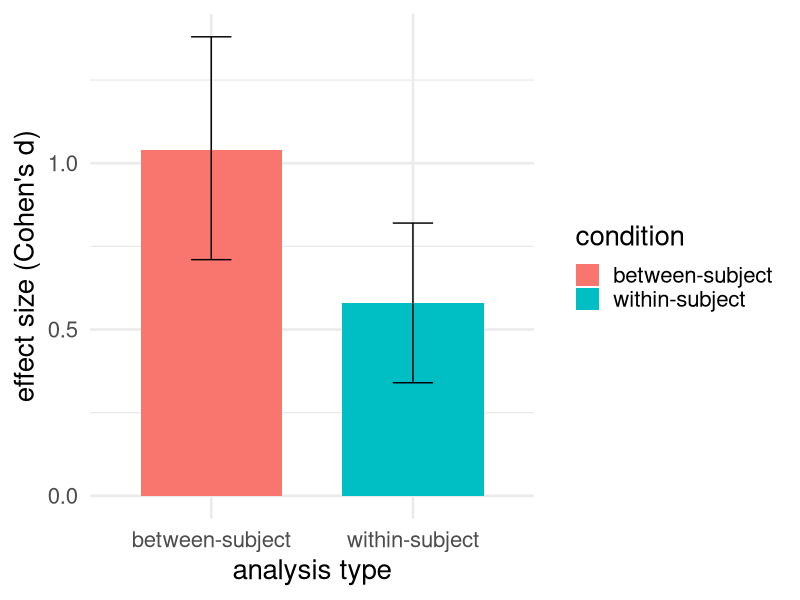

Reproduce this figure in R.
## ---- chunk 1
library(ggplot2)

# Data
data <- data.frame(
    condition = factor(c("between-subject", "within-subject"), levels = c("between-subject", "within-subject")),
    eSize_M = c(1.04, 0.58),
    eSize_lo = c(0.71, 0.34),
    eSize_up = c(1.38, 0.82)
    )

# ggplot2 barplot
ggplot(data, aes(x = condition, y = eSize_M, fill = condition)) +
  geom_col(width = 0.7, position = position_dodge(width = 0.8)) + 
  geom_errorbar(aes(ymin = eSize_lo, ymax = eSize_up), width = 0.2) +
  labs(x = "analysis type", 
     y = "effect size (Cohen's d)") +
  theme_minimal(base_size = 20)
